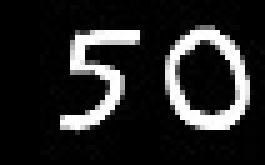
#> input picture python/test_segment2.jpg, 53 x 33 px (shown 5 times larger)
$ python image_processing_library.py
#> lines starting #> are read from the running program, lines starting #| are printed output that depends on the picture; after the words box and inside, x2 and y2 are one past the last pixel; in counts of white or black regions, pixels touching at a corner belong together
import cv2
import math
import numpy as np

np.set_printoptions(threshold=np.inf)

# Resizes an image of arbitrary size into the size needed
def image_resize(filename, length, width=-1):
    if width == -1:
        width = length
    image = cv2.imread(filename)
    # resize image
    resized = cv2.resize(image, (length, length));
    return resized

def ndarray_to_2dlist(image):
    # convert numpy array to 2dlist
    result = []
    row = []
    white_limit = 50
    length = image.shape[0]
    width = image.shape[1]
    for i in range(length):
        for j in range(width):
            add = 0
            if image[i,j,0] > white_limit:
                add = 1
            # add = image[i,j,0]
            row.append(add)
        result.append(row)
        row = []
    return result

def print_2dlist(image):
    # print 2d list for testing purposes
    for i in range(len(image)):
        for j in range(len(image[0])):
            if image[i][j] == 0:
                print('_', end='') # white space
            elif image[i][j] == 1:
                print('O', end='') # not visited black space
            elif image[i][j] == 2:
                print('@', end='') # visited black space
            elif image[i][j] == 3:
                print('X', end='') # current location
            elif image[i][j] == 255:
                print('Q', end='')
            else:
                print(" ")
        print("")

def num_neighbors(image, row, col):
    dirs = {1:(-1,-1), 2:(-1,0), 3:(-1,1),
        8:(0,-1),            4:(0,1),
        7:(1,-1),  6:(1,0),  5:(1,1)}
    num_neighbors = 0
    for i in range(8):
        ind = i+1
        addrow, addcol = dirs[ind]
        nr = row + addrow
        nc = col + addcol
        if (bound(nr,nc,len(image),len(image[0]),ind) and image[nr][nc]>=1):
            num_neighbors += 1
    return num_neighbors

def digit_segment(image, bias):
    result = []
    length = len(image)
    width = len(image[0])-bias
    for col in range(width):
        for row in range(length):
            realCol = col + bias
            if image[row][realCol] == 1:
                img = trace(image, row, realCol, length, width+bias)
                bounds = get_bounds(img, bias, 2)
                print("End Moore tracing", bounds)
                return bounds
    return -1

def cut_image(img, bounds):
    minRow = bounds[0]
    maxRow = bounds[1]+1
    minCol = bounds[2]
    maxCol = bounds[3]+1
    result = []
    rows = maxRow-minRow
    cols = maxCol-minCol+4
    result.append([0]*cols)
    result.append([0]*cols)

    imgI, imgJ = 0, 0
    for i in range(rows):
        resI = 0
        imgI = i + minRow
        newRow = [0,0]
        for j in range(cols-4):
            imgJ = j + minCol
            newRow.append(img[imgI][imgJ])
        newRow.append(0)
        newRow.append(0)
        result.append(newRow)
    result.append([0]*cols)
    result.append([0]*cols)
    return result

def get_bounds(image, bias, search):
    # search = 1 for clearing space, 2 for cutting
    result = []
    length = len(image)
    width = len(image[0])
    minRow = length
    minCol = width
    maxRow = 0
    maxCol = 0
    for row in range(length):
        for col in range(width-bias):
            realCol = col+bias
            element = image[row][realCol]
            if (element == search):
                if row < minRow:
                    minRow = row
                elif row > maxRow:
                    maxRow = row

                if realCol < minCol:
                    minCol = realCol
                elif realCol > maxCol:
                    maxCol = realCol
    result = [minRow, maxRow, minCol, maxCol]
    return result

def trace(image, row, col, length, width, loc=1):
    dirs = {1:(-1,-1), 2:(-1,0), 3:(-1,1),
        8:(0,-1),            4:(0,1),
        7:(1,-1),  6:(1,0),  5:(1,1)}

    inv_dirs = {v: k for k, v in dirs.items()}
    newrow,newcol = row,col
    if (row == -1 and col == -1):
        return image
    else:
        lastrow, lastcol = row,col
        (newrow, newcol) = find_moore_neighbor(image, row, col, length, width, loc)
        image[lastrow][lastcol] = 2
        image[newrow][newcol] = 3

        try:
            # take difference in location to get backtrack direction
            (drow, dcol) = (newrow-lastrow, newcol-lastcol)
            loc = (inv_dirs[(drow,dcol)]+4) % 8 +1 # flip to get original direction
        except:
            pass
        img = trace(image, newrow, newcol, length, width, loc)
    return image

def bound(row, col, L, W, ind):
    if not (0 <= row and row <= L):
        return False
    if not (0 <= col and col <= W):
        return False
    return True

def find_moore_neighbor(img, R, C, L, W, start):
    dirs = {1:(-1,-1), 2:(-1,0), 3:(-1,1),
        8:(0,-1),            4:(0,1),
        7:(1,-1),  6:(1,0),  5:(1,1)}

    # print("Init: " + str(R) + " " + str(C))
    for i in range(8):
        ind = (start+i-1)%8 +1

        addrow, addcol = dirs[ind]
        nr = R + addrow
        nc = C + addcol
        nn = num_neighbors(img, nr, nc) > 1
        # print("checking " + dirs1[ind] + "...")
        if (bound(nr,nc,L,W,ind) and img[nr][nc]==2):
            return -1,-1
        elif (bound(nr,nc,L,W,ind) and img[nr][nc]==1 and nn):
            # print("FOUND!")
            return nr, nc
    return -1,-1

def thicken(image):
    height = len(image)
    width = len(image[0])
    for i in range(height):
        for j in range(width):
            if image[i][j] == 1:
                break;
    return image

def convert255(image):
    for i in range(len(image)):
        for j in range(len(image[0])):
            if image[i][j] > 0:
                image[i][j] = 255
    return image

def padArray(segment):
    maxDim = max(len(segment), len(segment[0]))
    padToX = 0
    if maxDim <= 28:
        padToX = 28
    elif maxDim <= 56:
        padToX = 56
    elif maxDim <= 112:
        padToX = 112
    elif maxDim <= 224:
        padToX = 224
    else:
        padToX = 448

    result = np.zeros((padToX, padToX))
    seg = np.array(segment)
    x_off = int((padToX - len(segment))/2)
    y_off = int((padToX - len(segment[0]))/2)
    result[x_off:seg.shape[0]+x_off, y_off:seg.shape[1]+y_off] = seg
    return result

def get_segments(filename):
#> called with filename = 'test_segment2.jpg'
    result = []
    resized = cv2.imread(filename)
#> resized is the input picture: shape (33, 53, 3); min 0, max 255, mean 37.9
    resized = ndarray_to_2dlist(resized)
#> resized = 33 items

    bounds = get_bounds(resized, 0, 1)
#> in get_bounds, `length = len(image)`: length = 33
#> in get_bounds, `width = len(image[0])`: width = 53
#> in get_bounds, `minRow = length`: minRow = 33
#> in get_bounds, `minCol = width`: minCol = 53
#> after the loop in get_bounds, `for row in range(length):`: maxCol = 49; maxRow = 25; minCol = 12; minRow = 5
#> in get_bounds, `result = [minRow, maxRow, minCol, maxCol]`: result = [5, 25, 12, 49]
#> bounds = [5, 25, 12, 49]
    img = cut_image(resized, bounds)
#> in cut_image, `minRow = bounds[0]`: minRow = 5
#> in cut_image, `maxRow = bounds[1]+1`: maxRow = 26
#> in cut_image, `minCol = bounds[2]`: minCol = 12
#> in cut_image, `maxCol = bounds[3]+1`: maxCol = 50
#> in cut_image, `rows = maxRow-minRow`: rows = 21
#> in cut_image, `cols = maxCol-minCol+4`: cols = 42
#> after the loop in cut_image, `for i in range(rows):`: result = 23 items
#> img = 25 items
    print_2dlist(img)
#> the loop in print_2dlist, `for i in range(len(image)):` made 25 passes
#| __________________________________________
#| __________________________________________
#| _____________________________OOOO_________
#| _____O_OOOOOOOOOOO__________OOOOOO________
#| _____OOOOOOOOOOOOO________OOOOOOOOOO______
#| ____OOOOOOOOOOOOOO_______OOOOO__OOOOO_____
#| ____OOOO________________OOOOO____OOOOO____
#| ____OOO_________________OOOO______OOOO____
#> (further printed lines are left out)

    bounds = digit_segment(img,0)
#> in digit_segment, `length = len(image)`: length = 25
#> in digit_segment, `width = len(image[0])-bias`: width = 42
#> the loop in digit_segment, `for col in range(width):` made 3 passes
    while (bounds != -1):
        seg = cut_image(img, bounds)
        seg = convert255(seg)
        seg = padArray(seg)
        # print_2dlist(seg)

        result.append(seg)
        limit = bounds[3]+1
        bounds = digit_segment(img, limit)
#> this loop made 2 passes
#| End Moore tracing [2, 22, 23, 39]
#> pass 1, in padArray, `seg = np.array(segment)`:
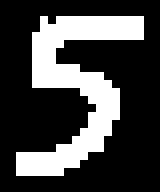
#> seg: shape (24, 20) int64 (shown 8 times larger); 27.1% white; 1 white region, box (x1, y1, x2, y2) and area: (2, 2, 18, 22) 130
#> pass 1, in get_segments, `seg = padArray(seg)`:
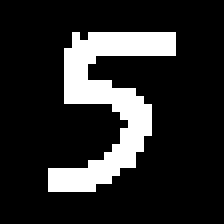
#> seg: shape (28, 28) float64 (shown 8 times larger); 16.6% white; 1 white region, box (x1, y1, x2, y2) and area: (6, 4, 22, 24) 130
#> pass 2, in padArray (call 2), `seg = np.array(segment)`:
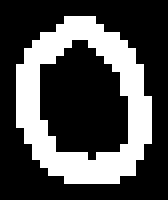
#> seg: shape (25, 21) int64 (shown 8 times larger); 30.5% white; 1 white region, box (x1, y1, x2, y2) and area: (2, 2, 19, 23) 160
#> pass 2, in get_segments, `seg = padArray(seg)`:
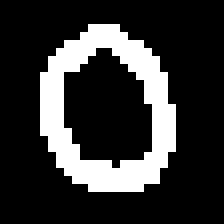
#> seg: shape (28, 28) float64 (shown 8 times larger); 20.4% white; 1 white region, box (x1, y1, x2, y2) and area: (5, 3, 22, 24) 160
    return result

segs = get_segments("test_segment2.jpg")

$ run again, with python/test_segment.jpg copied over python/test_segment2.jpg
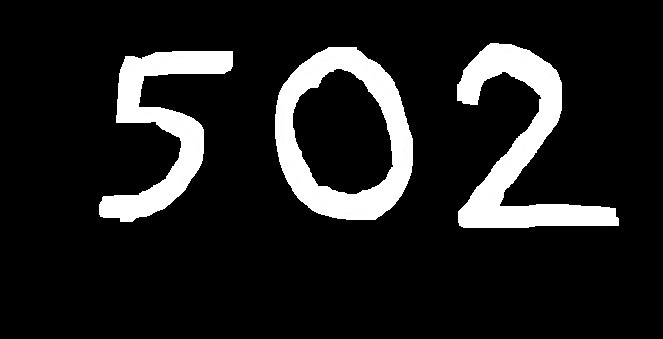
#> input picture python/test_segment.jpg, 663 x 339 px
#> in get_segments, resized is the input picture: shape (339, 663, 3); min 0, max 255, mean 31.6
#> resized = 339 items
#> in get_bounds, `length = len(image)`: length = 339
#> in get_bounds, `width = len(image[0])`: width = 663
#> in get_bounds, `minRow = length`: minRow = 339
#> in get_bounds, `minCol = width`: minCol = 663
#> after the loop in get_bounds, `for row in range(length):`: maxCol = 618; maxRow = 227; minCol = 99; minRow = 43
#> in get_bounds, `result = [minRow, maxRow, minCol, maxCol]`: result = [43, 227, 99, 618]
#> in cut_image, `minRow = bounds[0]`: minRow = 43
#> in cut_image, `maxRow = bounds[1]+1`: maxRow = 228
#> in cut_image, `minCol = bounds[2]`: minCol = 99
#> in cut_image, `maxCol = bounds[3]+1`: maxCol = 619
#> rows = 185
#> cols = 524
#> after the loop in cut_image, `for i in range(rows):`: result = 187 items
#> img = 189 items
#> the loop in print_2dlist, `for i in range(len(image)):` made 189 passes
#> (printed output is left out)
#> in digit_segment, `length = len(image)`: length = 189
#> in digit_segment, `width = len(image[0])-bias`: width = 524
#> the loop in digit_segment, `for col in range(width):` made 3 passes
#> the loop in get_segments, `while (bounds != -1):` made 3 passes
#> pass 1, in padArray, `seg = np.array(segment)`:
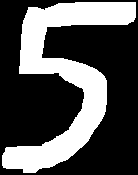
#> seg: shape (175, 138) int64; 32.8% white; 1 white region, box (x1, y1, x2, y2) and area: (2, 2, 136, 173) 7928
#> pass 2, in get_segments, `seg = padArray(seg)`:
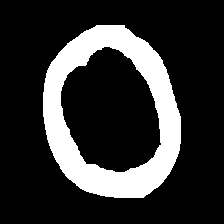
#> seg: shape (224, 224) float64; 19.6% white; 1 white region, box (x1, y1, x2, y2) and area: (43, 25, 181, 198) 9843
